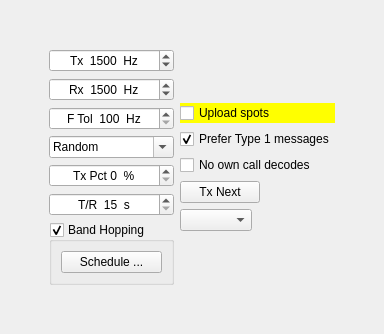
           <widget class="QWidget" name="page_2">
            <layout class="QVBoxLayout" name="verticalLayout_5">
             <property name="leftMargin">
              <number>0</number>
             </property>
             <property name="topMargin">
              <number>0</number>
             </property>
             <property name="rightMargin">
              <number>0</number>
             </property>
             <property name="bottomMargin">
              <number>0</number>
             </property>
             <item>
              <widget class="QWidget" name="widget_2" native="true">
               <layout class="QHBoxLayout" name="horizontalLayout_9">
                <property name="leftMargin">
                 <number>0</number>
                </property>
                <property name="topMargin">
                 <number>0</number>
                </property>
                <property name="rightMargin">
                 <number>0</number>
                </property>
                <property name="bottomMargin">
                 <number>0</number>
                </property>
                <item>
                 <widget class="QWidget" name="WSPR_controls_widget" native="true">
                  <layout class="QGridLayout" name="gridLayout_9">
                   <item row="1" column="0">
                    <spacer name="horizontalSpacer_7">
                     <property name="orientation">
                      <enum>Qt::Horizontal</enum>
                     </property>
                     <property name="sizeHint" stdset="0">
                      <size>
                       <width>40</width>
                       <height>20</height>
                      </size>
                     </property>
                    </spacer>
                   </item>
                   <item row="1" column="2">
                    <spacer name="horizontalSpacer_6">
                     <property name="orientation">
                      <enum>Qt::Horizontal</enum>
                     </property>
                     <property name="sizeHint" stdset="0">
                      <size>
                       <width>40</width>
                       <height>20</height>
                      </size>
                     </property>
                    </spacer>
                   </item>
                   <item row="2" column="1">
                    <spacer name="verticalSpacer_2">
                     <property name="orientation">
                      <enum>Qt::Vertical</enum>
                     </property>
                     <property name="sizeHint" stdset="0">
                      <size>
                       <width>20</width>
                       <height>40</height>
                      </size>
                     </property>
                    </spacer>
                   </item>
                   <item row="1" column="1">
                    <layout class="QHBoxLayout" name="horizontalLayout_12">
                     <item>
                      <layout class="QVBoxLayout" name="verticalLayout_7">
                       <item>
                        <widget class="QSpinBox" name="WSPRfreqSpinBox">
                         <property name="alignment">
                          <set>Qt::AlignCenter</set>
                         </property>
                         <property name="suffix">
                          <string>  Hz</string>
                         </property>
                         <property name="prefix">
                          <string>Tx  </string>
                         </property>
                         <property name="minimum">
                          <number>1400</number>
                         </property>
                         <property name="maximum">
                          <number>1600</number>
                         </property>
                         <property name="value">
                          <number>1500</number>
                         </property>
                        </widget>
                       </item>
                       <item>
                        <widget class="QSpinBox" name="sbFST4W_RxFreq">
                         <property name="alignment">
                          <set>Qt::AlignCenter</set>
                         </property>
                         <property name="suffix">
                          <string>  Hz</string>
                         </property>
                         <property name="prefix">
                          <string>Rx  </string>
                         </property>
                         <property name="minimum">
                          <number>100</number>
                         </property>
                         <property name="maximum">
                          <number>4900</number>
                         </property>
                         <property name="singleStep">
                          <number>100</number>
                         </property>
                         <property name="value">
                          <number>1500</number>
                         </property>
                        </widget>
                       </item>
                       <item>
                        <widget class="HintedSpinBox" name="sbFST4W_FTol">
                         <property name="alignment">
                          <set>Qt::AlignCenter</set>
                         </property>
                         <property name="suffix">
                          <string>  Hz</string>
                         </property>
                         <property name="prefix">
                          <string>F Tol  </string>
                         </property>
                         <property name="minimum">
                          <number>100</number>
                         </property>
                         <property name="maximum">
                          <number>500</number>
                         </property>
                         <property name="singleStep">
                          <number>100</number>
                         </property>
                        </widget>
                       </item>
                       <item>
                        <widget class="QComboBox" name="RoundRobin">
                         <property name="editable">
                          <bool>true</bool>
                         </property>
                         <property name="currentIndex">
                          <number>0</number>
                         </property>
                         <item>
                          <property name="text">
                           <string>Random</string>
                          </property>
                         </item>
                         <item>
                          <property name="text">
                           <string>1/2</string>
                          </property>
                         </item>
                         <item>
                          <property name="text">
                           <string>2/2</string>
                          </property>
                         </item>
                         <item>
                          <property name="text">
                           <string>1/3</string>
                          </property>
                         </item>
                         <item>
                          <property name="text">
                           <string>2/3</string>
                          </property>
                         </item>
                         <item>
                          <property name="text">
                           <string>3/3</string>
                          </property>
                         </item>
                         <item>
                          <property name="text">
                           <string>1/4</string>
                          </property>
                         </item>
                         <item>
                          <property name="text">
                           <string>2/4</string>
                          </property>
                         </item>
                         <item>
                          <property name="text">
                           <string>3/4</string>
                          </property>
                         </item>
                         <item>
                          <property name="text">
                           <string>4/4</string>
                          </property>
                         </item>
                         <item>
                          <property name="text">
                           <string>1/5</string>
                          </property>
                         </item>
                         <item>
                          <property name="text">
                           <string>2/5</string>
                          </property>
                         </item>
                         <item>
                          <property name="text">
                           <string>3/5</string>
                          </property>
                         </item>
                         <item>
                          <property name="text">
                           <string>4/5</string>
                          </property>
                         </item>
                         <item>
                          <property name="text">
                           <string>5/5</string>
                          </property>
                         </item>
                         <item>
                          <property name="text">
                           <string>1/6</string>
                          </property>
                         </item>
                         <item>
                          <property name="text">
                           <string>2/6</string>
                          </property>
                         </item>
                         <item>
                          <property name="text">
                           <string>3/6</string>
                          </property>
                         </item>
                         <item>
                          <property name="text">
                           <string>4/6</string>
                          </property>
                         </item>
                         <item>
                          <property name="text">
                           <string>5/6</string>
                          </property>
                         </item>
                         <item>
                          <property name="text">
                           <string>6/6</string>
                          </property>
                         </item>
                        </widget>
                       </item>
                       <item>
                        <widget class="QSpinBox" name="sbTxPercent">
                         <property name="toolTip">
                          <string>Percentage of minute sequences devoted to transmitting.</string>
                         </property>
                         <property name="styleSheet">
                          <string notr="true">QSpinBox:enabled[notx=&quot;true&quot;] {
	color: rgb(0, 0, 0);
	background-color: rgb(255, 255, 0);
}</string>
                         </property>
                         <property name="alignment">
                          <set>Qt::AlignCenter</set>
                         </property>
                         <property name="suffix">
                          <string>  %</string>
                         </property>
                         <property name="prefix">
                          <string>Tx Pct </string>
                         </property>
                         <property name="maximum">
                          <number>100</number>
                         </property>
                        </widget>
                       </item>
                       <item>
                        <widget class="RestrictedSpinBox" name="sbTR_FST4W">
                         <property name="alignment">
                          <set>Qt::AlignCenter</set>
                         </property>
                         <property name="suffix">
                          <string>  s</string>
                         </property>
                         <property name="prefix">
                          <string>T/R  </string>
                         </property>
                         <property name="minimum">
                          <number>15</number>
                         </property>
                         <property name="maximum">
                          <number>1800</number>
                         </property>
                        </widget>
                       </item>
                       <item>
                        <widget class="QGroupBox" name="band_hopping_group_box">
                         <property name="title">
                          <string>Band Hopping</string>
                         </property>
                         <property name="checkable">
                          <bool>true</bool>
                         </property>
                         <layout class="QHBoxLayout" name="horizontalLayout_7">
                          <item>
                           <widget class="QPushButton" name="band_hopping_schedule_push_button">
                            <property name="toolTip">
                             <string>Choose bands and times of day for band-hopping.</string>
                            </property>
                            <property name="text">
                             <string>Schedule ...</string>
                            </property>
                           </widget>
                          </item>
                         </layout>
                        </widget>
                       </item>
                      </layout>
                     </item>
                     <item>
                      <layout class="QVBoxLayout" name="verticalLayout_8">
                       <item>
                        <layout class="QVBoxLayout" name="verticalLayout_2">
                         <item>
                          <layout class="QHBoxLayout" name="horizontalLayout_10">
                           <item>
                            <widget class="QCheckBox" name="cbUploadWSPR_Spots">
                             <property name="toolTip">
                              <string>Upload decoded messages to WSPRnet.org.</string>
                             </property>
                             <property name="styleSheet">
                              <string notr="true">QCheckBox:unchecked {
	color: rgb(0, 0, 0);
	background-color: rgb(255, 255, 0);
}</string>
                             </property>
                             <property name="text">
                              <string>Upload spots</string>
                             </property>
                            </widget>
                           </item>
                          </layout>
                         </item>
                         <item>
                          <widget class="QCheckBox" name="WSPR_prefer_type_1_check_box">
                           <property name="toolTip">
                            <string>&lt;html&gt;&lt;head/&gt;&lt;body&gt;&lt;p&gt;6 digit locators cause 2 different messages to be sent, the second contains the full locator but only a hashed callsign, other stations must have decoded the first once before they can decode your call in the second. Check this option to only send 4 digit locators if it will avoid the two message protocol.&lt;/p&gt;&lt;/body&gt;&lt;/html&gt;</string>
                           </property>
                           <property name="accessibleDescription">
                            <string>6 digit locators cause 2 different messages to be sent, the second contains the full locator but only a hashed callsign, other stations must have decoded the first once before they can decode your call in the second. Check this option to only send 4 digit locators if it will avoid the two message protocol.</string>
                           </property>
                           <property name="text">
                            <string>Prefer Type 1 messages</string>
                           </property>
                           <property name="checked">
                            <bool>true</bool>
                           </property>
                          </widget>
                         </item>
                         <item>
                          <widget class="QCheckBox" name="cbNoOwnCall">
                           <property name="text">
                            <string>No own call decodes</string>
                           </property>
                          </widget>
                         </item>
                         <item>
                          <layout class="QHBoxLayout" name="horizontalLayout_13">
                           <item>
                            <widget class="QPushButton" name="pbTxNext">
                             <property name="toolTip">
                              <string>&lt;html&gt;&lt;head/&gt;&lt;body&gt;&lt;p&gt;Transmit during the next sequence.&lt;/p&gt;&lt;/body&gt;&lt;/html&gt;</string>
                             </property>
                             <property name="styleSheet">
                              <string notr="true">QPushButton:checked {
	color: rgb(0, 0, 0);
	background-color: red;
	border-style: outset;
	border-width: 1px;
	border-radius: 5px;
	border-color: black;
	min-width: 5em;
	padding: 3px;
}</string>
                             </property>
                             <property name="text">
                              <string>Tx Next</string>
                             </property>
                             <property name="checkable">
                              <bool>true</bool>
                             </property>
                            </widget>
                           </item>
                           <item>
                            <spacer name="horizontalSpacer_2">
                             <property name="orientation">
                              <enum>Qt::Horizontal</enum>
                             </property>
                             <property name="sizeHint" stdset="0">
                              <size>
                               <width>40</width>
                               <height>20</height>
                              </size>
                             </property>
                            </spacer>
                           </item>
                          </layout>
                         </item>
                         <item>
                          <layout class="QHBoxLayout" name="horizontalLayout_14">
                           <item>
                            <widget class="QComboBox" name="TxPowerComboBox">
                             <property name="toolTip">
                              <string>Set Tx power in dBm (dB above 1 mW) as part of your WSPR message.</string>
                             </property>
                            </widget>
                           </item>
                           <item>
                            <spacer name="horizontalSpacer_3">
                             <property name="orientation">
                              <enum>Qt::Horizontal</enum>
                             </property>
                             <property name="sizeHint" stdset="0">
                              <size>
                               <width>40</width>
                               <height>20</height>
                              </size>
                             </property>
                            </spacer>
                           </item>
                          </layout>
                         </item>
                        </layout>
                       </item>
                      </layout>
                     </item>
                    </layout>
                   </item>
                   <item row="0" column="1">
                    <spacer name="verticalSpacer_3">
                     <property name="orientation">
                      <enum>Qt::Vertical</enum>
                     </property>
                     <property name="sizeHint" stdset="0">
                      <size>
                       <width>20</width>
                       <height>40</height>
                      </size>
                     </property>
                    </spacer>
                   </item>
                  </layout>
                 </widget>
                </item>
               </layout>
              </widget>
             </item>
            </layout>
           </widget>
